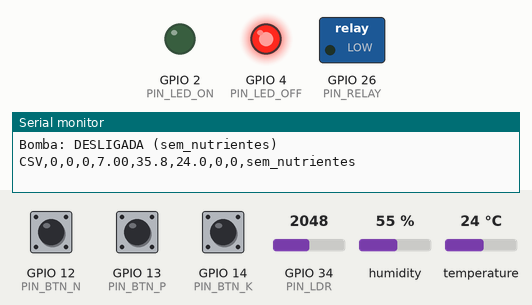
Simulated run of this sketch. Board: ESP32. On the bench: switched loads named in the sketch (green lamp = pin HIGH), output pins drawn as LEDs (lit = HIGH), the last lines printed to the serial monitor. The test bench sets the inputs (shaded band); at power-on: GPIO 13 (PIN_BTN_P) HIGH, GPIO 34 (PIN_LDR) = 2048, GPIO 12 (PIN_BTN_N) HIGH, GPIO 14 (PIN_BTN_K) HIGH, humidity 55 %, temperature 24 °C.

Above: at 3.2 s.
3.3 s: GPIO 13 (PIN_BTN_P) pulled LOW for 3 s
At 6.0 s:
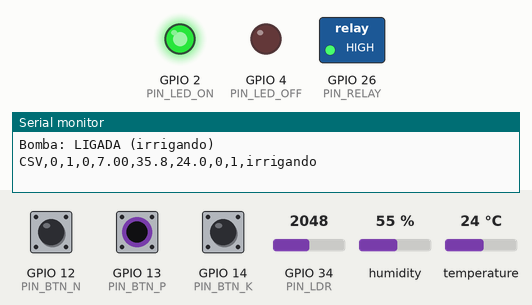
9.5 s: GPIO 34 (PIN_LDR) set to 2157
13.3 s: GPIO 34 (PIN_LDR) set to 2256
Timing chart, 0 to 16.3 s (numbered marks = the images above; inputs shaded):
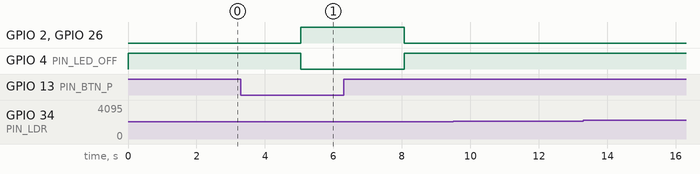

The sketch:

farmtech_irrigacao.ino
```cpp
/*
 * ============================================================
 *  FarmTech Solutions - Sistema de Irrigação Inteligente
 *  Fase 2 (revisado na Fase 7 - sistema integrado)
 *  Kauan Maciel Forgiarini | RM 574005 | FIAP IA
 *  Wagner Adriano de Souza Silva Junior | RM 569431
 * ============================================================
 *
 *  Cultura monitorada: SOJA (Talhão 1 - Soja Norte, cadastrado na Fase 1)
 *
 *  Sensores (substitutos do Wokwi):
 *    - Botão N  (GPIO 12) -> Nitrogênio presente/ausente
 *    - Botão P  (GPIO 13) -> Fósforo presente/ausente
 *    - Botão K  (GPIO 14) -> Potássio presente/ausente
 *    - LDR      (GPIO 34) -> pH do solo (0-4095 mapeado para 0-14)
 *    - DHT22    (GPIO 15) -> umidade (convertida em umidade do solo) e temperatura
 *  Atuadores:
 *    - Relé     (GPIO 26) -> bomba d'água
 *    - LED verde    (GPIO 2) -> irrigando
 *    - LED vermelho (GPIO 4) -> parado / alerta
 *
 *  Regra de irrigação (idêntica a decidir_irrigacao() em Python,
 *  src/fase7_alertas_aws/lambda_alertas/regras_alerta.py):
 *    1. chuva prevista               -> não irriga
 *    2. umidade do solo >= 80%        -> não irriga (saturado)
 *    3. pH fora de 5,0 a 7,5          -> não irriga (corrigir solo)
 *    4. umidade do solo >= 60%        -> não irriga (adequada)
 *    5. umidade < 60% e (P ou K)      -> IRRIGA
 *    6. caso contrário                -> não irriga (adubar antes)
 *
 *  Integração:
 *    - Serial (115200): recebe '1' (chuva prevista) ou '0' (sem chuva),
 *      enviados pelo simulador_esp32.py a partir da API Open-Meteo.
 *    - A cada ciclo imprime uma linha "CSV,..." lida pelo Python, que grava
 *      no banco (Fase 3), alimenta os modelos (Fase 4) e os alertas AWS (Fase 7).
 *
 *  Revisão Fase 7: pinos alinhados ao diagram.json (P=13, K=14), leitura da
 *  temperatura corrigida e limiares sincronizados com o restante do sistema.
 * ============================================================
 */

#include "DHTesp.h"

// -------- Pinos --------
#define PIN_BTN_N     12
#define PIN_BTN_P     13
#define PIN_BTN_K     14
#define PIN_LDR       34
#define PIN_DHT       15
#define PIN_RELAY     26
#define PIN_LED_ON     2
#define PIN_LED_OFF    4

// -------- Limiares (mesmos de regras_alerta.LIMITES) --------
const float UMIDADE_MIN   = 60.0;
const float UMIDADE_MAX   = 80.0;
const float PH_MIN        = 5.0;
const float PH_MAX        = 7.5;
const unsigned long CICLO_MS = 3000;

DHTesp dht;

// -------- Estado --------
bool  nitrogenio    = false;
bool  fosforo       = false;
bool  potassio      = false;
float phValor       = 0.0;
float umidadeSolo   = 0.0;
float temperatura   = 0.0;
bool  irrigando     = false;
int   previsaoChuva = 0;      // 0 = sem chuva, 1 = chuva prevista
const char* motivo  = "";

// -------- Protótipos --------
float ldrParaPH(int ldrRaw);
float simularUmidadeSolo(float umidadeAr);
bool  deveIrrigar();
void  lerSerial();
void  exibirStatus();

void setup() {
  Serial.begin(115200);
  dht.setup(PIN_DHT, DHTesp::DHT22);

  pinMode(PIN_BTN_N, INPUT_PULLUP);
  pinMode(PIN_BTN_P, INPUT_PULLUP);
  pinMode(PIN_BTN_K, INPUT_PULLUP);
  pinMode(PIN_RELAY, OUTPUT);
  pinMode(PIN_LED_ON, OUTPUT);
  pinMode(PIN_LED_OFF, OUTPUT);

  digitalWrite(PIN_RELAY, LOW);
  digitalWrite(PIN_LED_ON, LOW);
  digitalWrite(PIN_LED_OFF, HIGH);

  Serial.println("=== FarmTech Solutions - Irrigacao Inteligente (Fase 7) ===");
  Serial.println("Cultura: SOJA | Talhao 1 - Soja Norte");
  Serial.println("Envie '1' = chuva prevista | '0' = sem chuva");
  Serial.println("CSV,N,P,K,pH,UmidadeSolo,Temp,Chuva,Bomba,Motivo");
  delay(2000);
}

void loop() {
  // 1. Nutrientes (INPUT_PULLUP: pressionado = LOW = presente)
  nitrogenio = (digitalRead(PIN_BTN_N) == LOW);
  fosforo    = (digitalRead(PIN_BTN_P) == LOW);
  potassio   = (digitalRead(PIN_BTN_K) == LOW);

  // 2. pH via LDR
  phValor = ldrParaPH(analogRead(PIN_LDR));

  // 3. Umidade e temperatura via DHT22
  TempAndHumidity dados = dht.getTempAndHumidity();
  if (isnan(dados.humidity) || isnan(dados.temperature)) {
    Serial.println("[ERRO] Falha na leitura do DHT22!");
    delay(2000);
    return;
  }
  temperatura = dados.temperature;
  umidadeSolo = simularUmidadeSolo(dados.humidity);

  // 4. Previsão de chuva recebida do Python
  lerSerial();

  // 5. Decisão e acionamento
  irrigando = deveIrrigar();
  digitalWrite(PIN_RELAY, irrigando ? HIGH : LOW);
  digitalWrite(PIN_LED_ON, irrigando ? HIGH : LOW);
  digitalWrite(PIN_LED_OFF, irrigando ? LOW : HIGH);

  exibirStatus();
  delay(CICLO_MS);
}

// LDR 0-4095 -> pH 0-14. No Wokwi o LDR escuro retorna valores muito baixos;
// abaixo de 300 assume-se pH 6,5 para a simulação partir de um solo adequado.
float ldrParaPH(int ldrRaw) {
  if (ldrRaw < 300) {
    return 6.5;
  }
  return (float)ldrRaw * 14.0 / 4095.0;
}

// O DHT22 mede umidade do AR. A conversão abaixo (fator 0,65) representa a
// umidade do SOLO: ar a 100% -> solo 65%; ar a 70% -> solo 45% (seco).
float simularUmidadeSolo(float umidadeAr) {
  return umidadeAr * 0.65;
}

bool deveIrrigar() {
  if (previsaoChuva == 1)                  { motivo = "chuva_prevista";   return false; }
  if (umidadeSolo >= UMIDADE_MAX)          { motivo = "solo_saturado";    return false; }
  if (phValor < PH_MIN || phValor > PH_MAX){ motivo = "ph_fora_faixa";    return false; }
  if (umidadeSolo >= UMIDADE_MIN)          { motivo = "umidade_adequada"; return false; }
  if (fosforo || potassio)                 { motivo = "irrigando";        return true;  }
  motivo = "sem_nutrientes";
  return false;
}

void lerSerial() {
  while (Serial.available() > 0) {
    char c = Serial.read();
    if (c == '0') {
      previsaoChuva = 0;
    } else if (c == '1') {
      previsaoChuva = 1;
    }
  }
}

void exibirStatus() {
  Serial.println("--------------------------------------------------");
  Serial.printf("NPK -> N:%s | P:%s | K:%s\n", nitrogenio ? "SIM" : "NAO",
                fosforo ? "SIM" : "NAO", potassio ? "SIM" : "NAO");
  Serial.printf("pH: %.2f | Umidade solo: %.1f%% | Temp: %.1f C | Chuva prevista: %s\n",
                phValor, umidadeSolo, temperatura, previsaoChuva ? "SIM" : "NAO");
  Serial.printf("Bomba: %s (%s)\n", irrigando ? "LIGADA" : "DESLIGADA", motivo);

  // Linha estruturada lida pelo Python (src/fase2_iot_irrigacao/simulador_esp32.py --serial)
  Serial.printf("CSV,%d,%d,%d,%.2f,%.1f,%.1f,%d,%d,%s\n",
                nitrogenio ? 1 : 0, fosforo ? 1 : 0, potassio ? 1 : 0,
                phValor, umidadeSolo, temperatura, previsaoChuva,
                irrigando ? 1 : 0, motivo);
}
```

Measured:
- after the input at 3.3 s, GPIO 2 (PIN_LED_ON), GPIO 26 (PIN_RELAY): LOW → HIGH after 1.7 s, → LOW 3.0 s later; GPIO 4 (PIN_LED_OFF): HIGH → LOW after 1.7 s, → HIGH 3.0 s later
